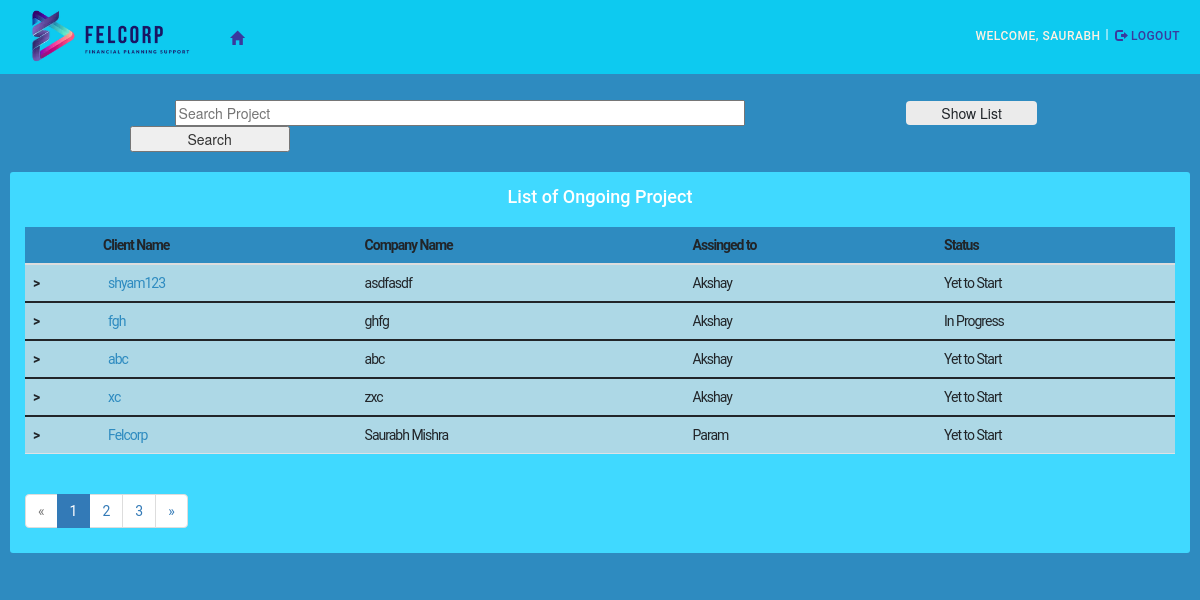
/document/ (signed in), run on the app's committed database.
### docuploaderapp/models.py (models this page shows)
class Document(models.Model):
    company_name = models.CharField(max_length=100, default='')
    client_name = models.CharField(max_length=100, default='')
    adviser_name = models.CharField(max_length=100, default='')
    created_at = models.DateTimeField(auto_now_add=True, null=True)
    submitted_at = models.DateField(auto_now_add=False, editable=True, null=True, blank=False)
    due_date = models.DateField(null=True, blank=False)
    paraplanner = models.ForeignKey(Paraplanner, null=True, on_delete=models.SET_NULL,)
    status = models.ForeignKey(Status, null=True, on_delete=models.SET_NULL, blank=True)
    document = models.FileField(upload_to='documents', blank=True)
    query = models.TextField(max_length=500)
    class Meta:
        ordering = ('-created_at',)

class Paraplanner(models.Model):
    paraplanner = models.CharField(max_length=50, null=True)
    def __str__(self):
        return self.paraplanner

class Status(models.Model):
    status = models.CharField(max_length=50, null=True)
    class Meta:
        verbose_name_plural = "status"
    def __str__(self):
        return self.status

### docuploaderapp/views.py (the view)
# urls.py: path('document/', login_required(views.Uploaded_Doc), name='document'),
def Uploaded_Doc(request):
    dataset = dict()
    form = DocumentForm()
    doc = Document.objects.all()
    pag = Document.objects.only("client_name", "company_name", "paraplanner", "status")
    paginator = Paginator(pag, 5)
    page_num = request.GET.get('page')
    users = paginator.get_page(page_num)
    try:
        users = paginator.get_page(page_num)
    except PageNotAnInteger:
        users = paginator.get_page(1)
    except EmptyPage:
        users = paginator.get_page(paginator.num_pages)
    search_term = ''
    if 'search' in request.GET:
        search_term = request.GET['search']
        users = doc.filter(Q(client_name__icontains=search_term) |
                           Q(company_name__icontains=search_term)
                         )
    dataset['form'] = form
    dataset['doc'] = doc
    dataset['users'] = users
    return render(request, 'app/doc.html', dataset)

### docuploaderapp/templates/app/doc.html (shortened to what this page needs)
{% extends 'app/base.html' %}
{% load static %}
{% block content %}
<body id="doc">
  <div class="container-fluid doc">
    <div class="row">
      <div class="">
        <div class="col-lg-8 offset-1">
          <form method='GET' action="">
            <input style="width:570px; margin-left:45px;" type="text" name="search" placeholder="Search Project" />
            <input style="width:160px;" type="submit" value="Search" />
          </form>
        </div>
        <div class="col-lg-3">
          <a href="{% url 'document' %}"><button class="btn btn-md">Show List</button></a>
        </div>
      </div>
    </div>
    <div class="row">
      <div class="list-table col-sm-8">
        <h4 class="text-center mt-4">List of Ongoing Project</h4>
        <br>
        <table class="table table-hover">
          <thead>
            <tr style="background-color:#2E8BC0; ">
              <th scope="col"></th>
              <th scope="col">Client Name</th>
              <th scope="col">Company Name</th>
              <th scope="col">Assinged to</th>
              <th scope="col">Status</th>
            </tr>
          </thead>
          {% for doc in users %}
          <tbody>
            <tr style="background-color:lightblue;">
              <th scope="row"> &gt; </th>
              <td><a class="p-2" href="{% url 'status' doc.id %}">{{doc.client_name}}</a></td>
              <td>{{doc.company_name}}</td>
              <td>{{doc.paraplanner}}</td>
              <td>{{doc.status}}</td>
            </tr>
          </tbody>
          {% endfor %}
        </table>
        {% if users.has_other_pages %}
        <ul class="pagination">
          {% if users.has_previous %}
          <li><a href="?page={{ users.previous_page_number }}">&laquo;</a></li>
          {% else %}
          <li class="disabled"><span>&laquo;</span></li>
          {% endif %}
          {% for i in users.paginator.page_range %}
          {% if users.number == i %}
          <li class="active"><span>{{ i }} <span class="sr-only">(current)</span></span></li>
          {% else %}
          <li><a href="?page={{ i }}">{{ i }}</a></li>
          {% endif %}
          {% endfor %}
          {% if users.has_next %}
          <li><a href="?page={{ users.next_page_number }}">&raquo;</a></li>
          {% else %}
          <li class="disabled"><span>&raquo;</span></li>
          {% endif %}
        </ul>
        {% endif %}
      </div>
    </div>
  </div>
</body>
{% endblock content %}

### docuploaderapp/templates/app/base.html (shortened to what this page needs)
{% load static %}
{% load crispy_forms_tags %}
<!DOCTYPE html>
<html lang="en">
<head>
  <link href="https://cdn.jsdelivr.net/npm/bootstrap@5.1.3/dist/css/bootstrap.min.css" rel="stylesheet"
>
  <link rel="stylesheet" href="https://maxcdn.bootstrapcdn.com/bootstrap/3.3.7/css/bootstrap.min.css" />
  <link href="https://code.jquery.com/ui/1.11.4/themes/smoothness/jquery-ui.css" rel="stylesheet" type="text/css">
  <link href="//cdn.bootcss.com/bootstrap/3.3.7/css/bootstrap.min.css" rel="stylesheet">
  <link href="//cdn.bootcss.com/bootstrap-datetimepicker/4.17.44/css/bootstrap-datetimepicker.min.css" rel="stylesheet">
  <link rel="stylesheet" href="https://cdnjs.cloudflare.com/ajax/libs/font-awesome/4.7.0/css/font-awesome.min.css">
  <link rel="stylesheet" type="text/css" href="{% static "css/style.css" %}?{% now "U" %}" />
</head>
<body class="container-fluid">
  <header class="row">
    <nav class=" navbar-inverse navbar-fixed-top base p-3 bg-info">
      <div class="container-fluid">
        <div class="navbar-header">
          {% if request.user.is_authenticated %}
          <a class="text-light" class="styleheader" href="{% url "home" %}"><img src="{% static "images/felcorp.webp" %}" alt="felcorp logo"></a>
          {% else %}
          <a class="text-light" class="styleheader" href="{% url "login" %}"><img src="{% static "images/felcorp.webp" %}" alt="felcorp logo"></a>
          {% endif %}
        </div>
        <div class="collapse navbar-collapse" id="mainNavBar">
          <ul  class="nav navbar-nav navbar-left d-inline">
            {% if request.user.is_authenticated %}
            <li class="float-left"><a class="text-light" href="{% url "home" %}"><span style="color:#3a399e; margin-top:5px;" class="glyphicon glyphicon-home"></span></a></li>
            {% endif %}
          </ul>
          <ul  class="nav navbar-nav navbar-right d-inline text-info">
            {% if request.user.is_authenticated %}
            <li class="mt-4 pt-1"> Welcome, {{user.username}}</li>
            <li class="v-line">|</li>
            <li ><a class="logout" href="{% url "logout" %}"><span class="glyphicon glyphicon-log-out"></span> Logout</a></li>
            {% else %}
            <li><a class="sign-up"  href="{% url "register" %}"><span class="glyphicon glyphicon-user "></span> &nbsp; Sign up</a></li>
            <li class="v-line">&nbsp;</li>
            <li><a class="sign-up"  href="{% url "login" %}"><span class="glyphicon glyphicon-log-in "></span> &nbsp; Log in</a></li>
            {% endif %}
          </ul>
        </div>
      </div>
    </nav>
  </header>
  <br/>
  <br>
  <br>
  <div class="row">
    {% block content %}
    {% endblock content %}
  </div>
</body>
</html>

### docuploaderapp/static/css/style.css (style rules this page uses)
.base .navbar-header img { width:60%; }
.base .collapse { font-family: Roboto,Lucida Grande,DejaVu Sans,Bitstream Vera Sans,Verdana,Arial,sans-serif; }
.base .navbar-header a { font-family: Roboto,Lucida Grande,DejaVu Sans,Bitstream Vera Sans,Verdana,Arial,sans-serif; text-transform:uppercase; }
.base .collapse .navbar-left li { margin-left: -100px; padding: 0px; }
.base .collapse .navbar-right li { font-family: Roboto,Lucida Grande,DejaVu Sans,Bitstream Vera Sans,Verdana,Arial,sans-serif; text-transform:uppercase; font-size: 12px; font-weight: 500; letter-spacing: 0.5px; color: rgb(255, 241, 227); }
.base .collapse .navbar-right .v-line { color: white; margin-top: 16px; margin-left: 5px; }
.base .collapse .navbar-right li a { font-family: Roboto,Lucida Grande,DejaVu Sans,Bitstream Vera Sans,Verdana,Arial,sans-serif; text-transform:uppercase; font-size: 12px; font-weight: 500; letter-spacing: 0.5px; color: rgb(255, 255, 255); }
.base .collapse .navbar-right .logout { margin-top: 1px; color: #3a399e; padding-left: 0px; padding-right: 0px; margin-left: 6px; margin-right: 10px; }
body#doc { background-color:#2E8BC0; }
.doc .row { margin-bottom: 1rem; margin-top: 3rem; padding: 10px; }
.doc .row .col-lg-3 a .btn { padding:1px; margin-top: 1.3px; width: 50%; background-color: rgb(235, 235, 235); }
.doc .row .col-lg-3 a { color: black; text-decoration: none; }
.doc .row .list-table { background-color: rgb(64, 217, 255); color: white; margin-top: -30px; width: 100%; font-family: Roboto,Lucida Grande,DejaVu Sans,Bitstream Vera Sans,Verdana,Arial,sans-serif; border-radius: 3px; }
.doc .row .list-table .table { margin-top:-100px; font-family: Roboto,Lucida Grande,DejaVu Sans,Bitstream Vera Sans,Verdana,Arial,sans-serif; letter-spacing:-1px; background-color:#2E8BC0; margin-top:-10px; }
.doc .row .table tbody tr td a { color: #2E8BC0; }

### data on the page
Document: client_name "shyam123", company_name "asdfasdf", paraplanner "Akshay", status "Yet to Start"
Document: client_name "fgh", company_name "ghfg", paraplanner "Akshay", status "In Progress"
Document: client_name "abc", company_name "abc", paraplanner "Akshay", status "Yet to Start"
Document: client_name "xc", company_name "zxc", paraplanner "Akshay", status "Yet to Start"
Document: client_name "Felcorp", company_name "Saurabh Mishra", paraplanner "Param", status "Yet to Start"

### other printed values
{{ user.username }} "SAURABH"
{{ i }} "1"
{{ i }} "2" "3"
